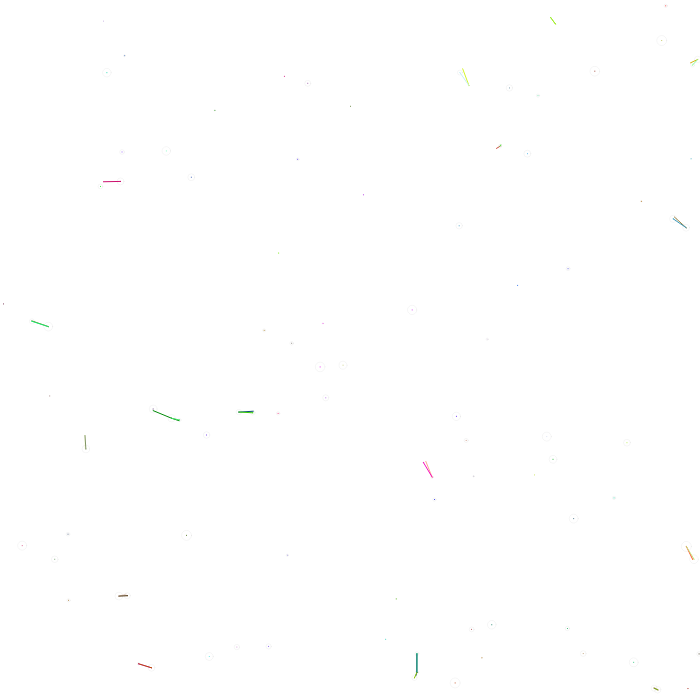
Frame 1 (no input)
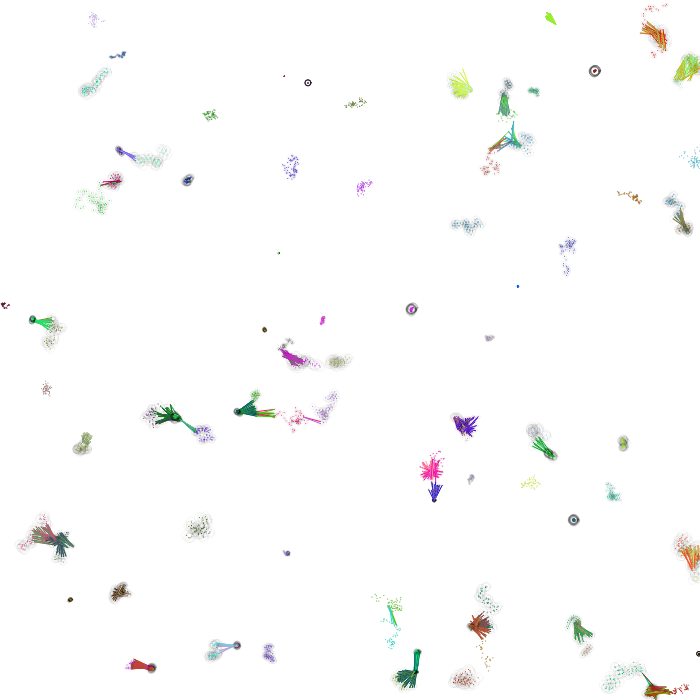
Frame 60 (no input)
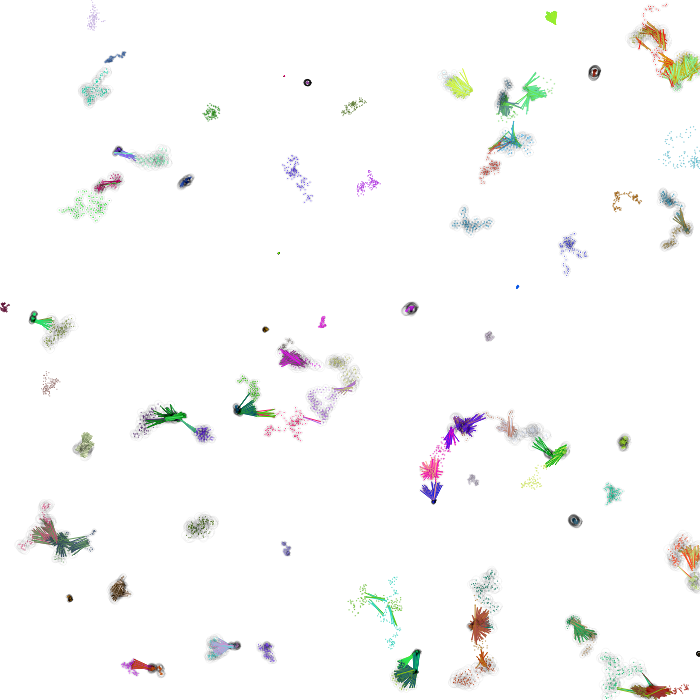
Frame 120 (the mouse pressed at the canvas centre since frame 60)

The p5.js sketch that drew these frames (run headless with seeded random() and noise() and a simulated clock; from frame 60 on, the mouse is pressed at the canvas centre):

// p5.js sketch
// ── sketch.js
let walker = [];
let num = 100;

function setup() {
  createCanvas(700, 700);

  for (let i = 0; i < num; i++) {
    walker.push(new Walkers(random(width), random(height)));
  }
}

function draw() {
  //background(244);

  for (let i = 0; i < walker.length; i++) {
    walker[i].mover();
    walker[i].connector();
  }
}

//walker class
class Walkers {
  
  
  constructor(x, y) {
    this.x = x;
    this.y = y;

    this.startx = x;
    this.starty = y;

    this.step = random(5);

    this.size = random(10);
    
    this.c = color(random(255), random(255), random(255));
  }

  mover() {
    this.x += random(-this.step, this.step);
    this.y += random(-this.step, this.step);

    if (this.x >= width || this.x < 0) {
      this.x = this.startx;
    }

    if (this.y >= height || this.y < 0) {
      this.y = this.starty;
    }

  noFill();
    stroke(0,10)
    ellipse(this.x, this.y, this.size, this.size);
    stroke(this.c);
    
  }

  connector() {
    for (let i = 0; i < walker.length; i++) {
      if (dist(this.x, this.y, walker[i].x, walker[i].y) <= 20) {
        line(this.x, this.y, walker[i].x, walker[i].y);
      }
    }
  }
}
